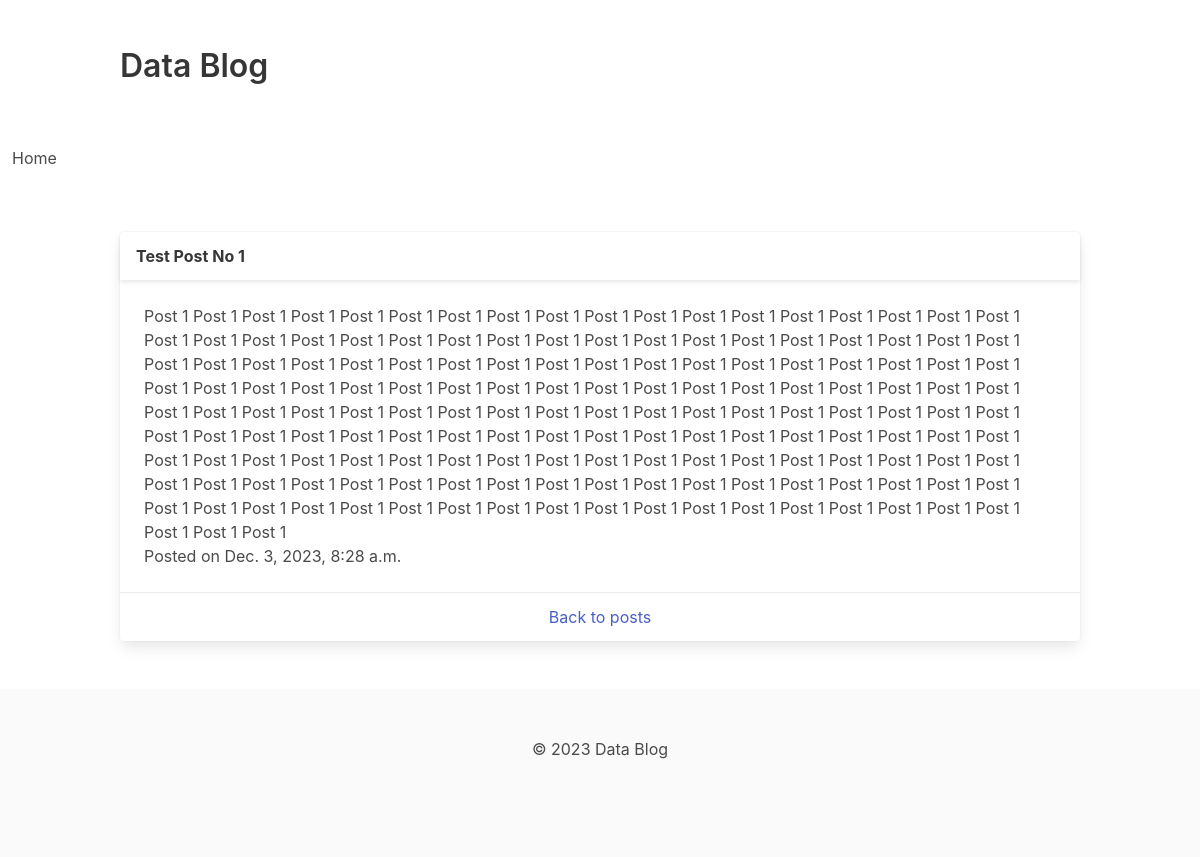
The app's page /post/1/ with its own data.
### data_blog/models.py (models this page shows)
class Post(models.Model):
    title = models.CharField(max_length=200)
    content = models.TextField()
    date_posted = models.DateTimeField(auto_now_add=True)
    author = models.ForeignKey(User, on_delete=models.CASCADE)

### data_blog/views.py (the view)
# urls.py: path('post/<int:pk>/', views.post_detail, name='post_detail'),
def post_detail(request, pk):
    post = get_object_or_404(Post, pk=pk)
    return render(request, 'blog/post_detail.html', {'post': post})

### data_blog/templates/blog/post_detail.html
{% extends "blog/base.html" %}
{% block content %}
    <div class="card">
        <header class="card-header">
            <p class="card-header-title">{{ post.title }}</p>
        </header>
        <div class="card-content">
            <div class="content">
                {{ post.content }}
                <br>
                <time datetime="{{ post.date_posted }}">Posted on {{ post.date_posted }}</time>
            </div>
        </div>
        <footer class="card-footer">
            <a href="{% url 'data_blog:post_list' %}" class="card-footer-item">Back to posts</a>
        </footer>
    </div>
{% endblock content %}

### data_blog/templates/blog/base.html (shortened to what this page needs)
<!DOCTYPE html>
<html>
    <head>
        {% load static %}
        <link rel="stylesheet" href="{% static 'css/bulma.min.css' %}">
    </head>
    <body>
        <section class="section">
            <div class="container">
                <h1 class="title">Data Blog</h1>
            </div>
        </section>
        <nav class="navbar" role="navigation" aria-label="main navigation">
            <div class="navbar-menu">
                <div class="navbar-start">
                    <a class="navbar-item" href="{% url 'data_blog:post_list' %}">
                        Home
                    </a>
                </div>
            </div>
        </nav>
        <section class="section">
            <div class="container">
                {% block content %}
                {% endblock content %}
            </div>
        </section>
        <footer class="footer">
            <div class="content has-text-centered">
                <p>
                    &copy; 2023 Data Blog
                </p>
            </div>
        </footer>
    </body>
</html>

### records on screen
Post: title "Test Post No 1", content "Post 1 Post 1 Post 1 Post 1 Post 1 Post 1 Post 1 Post 1 Post 1 Post 1 Post 1 Post 1 Post 1 Post 1 Post 1 Post 1 Post 1 Post 1 Post 1 Post 1 Post 1 Post 1 Post 1 Post 1 Post 1 Post 1 Post 1 Post 1 Post 1 Post 1 Post 1 Post 1 Post 1 Post 1 Post 1 Post 1 Post 1 Post 1 Post 1 Post 1 Post 1 Post 1 Post 1 Post 1 Post 1 Post 1 Post 1 Post 1 Post 1 Post 1 Post 1 Post 1 Post 1 Post 1 Post 1 Post 1 Post 1 Post 1 Post 1 Post 1 Post 1 Post 1 Post 1 Post 1 Post 1 Post 1 Post 1 Post 1 Post 1 Post 1 Post 1 Post 1 Post 1 Post 1 Post 1 Post 1 Post 1 Post 1 Post 1 Post 1 Post 1 Post 1 Post 1 Post 1 Post 1 Post 1 Post 1 Post 1 Post 1 Post 1 Post 1 Post 1 Post 1 Post 1 Post 1 Post 1 Post 1 Post 1 Post 1 Post 1…", date_posted "Dec. 3, 2023, 8:28 a.m."
